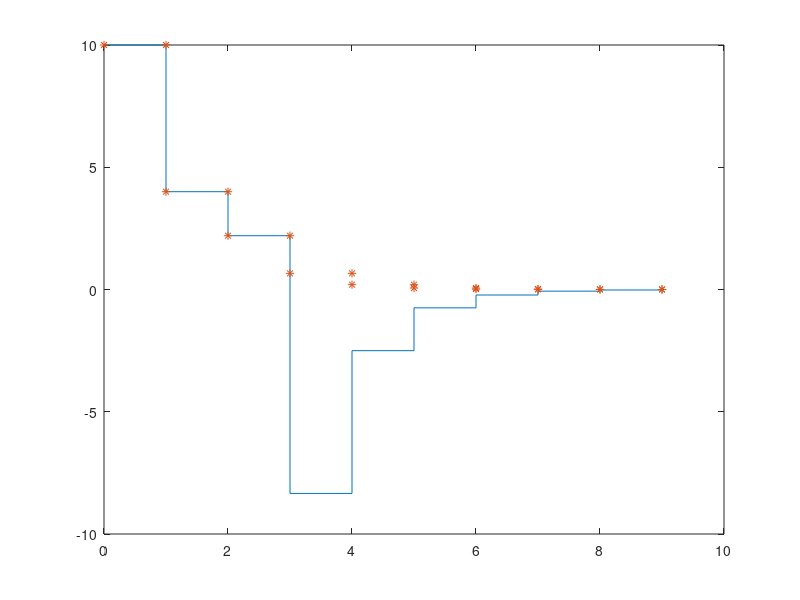

Write the MATLAB code that produced this figure.
%%============================================================================
%%                    Main Code
%%============================================================================


%%  Question 1
%%============================================================================
%%    Equation
k=0:9;
N=length(k);

A = 60/7;
B = 10/7;

for i=1:N
    j = i-1;
    if j<3
        ya(j+1)=(A*(0.3)^(j)+B);
    else
        ya(j+1)=(A*(0.3)^(j)+B)-(A*(0.3)^(j-3)+B);
    end
end


yr(1)=10;
for j=1:N-1
    if j<3
        yr(j+1)=0.3*yr(j)+1;
    else
        yr(j+1)=0.3*yr(j);
    end
end

ya
yr
stairs(k,ya)
hold on
stairs(k,yr, '*')
hold off